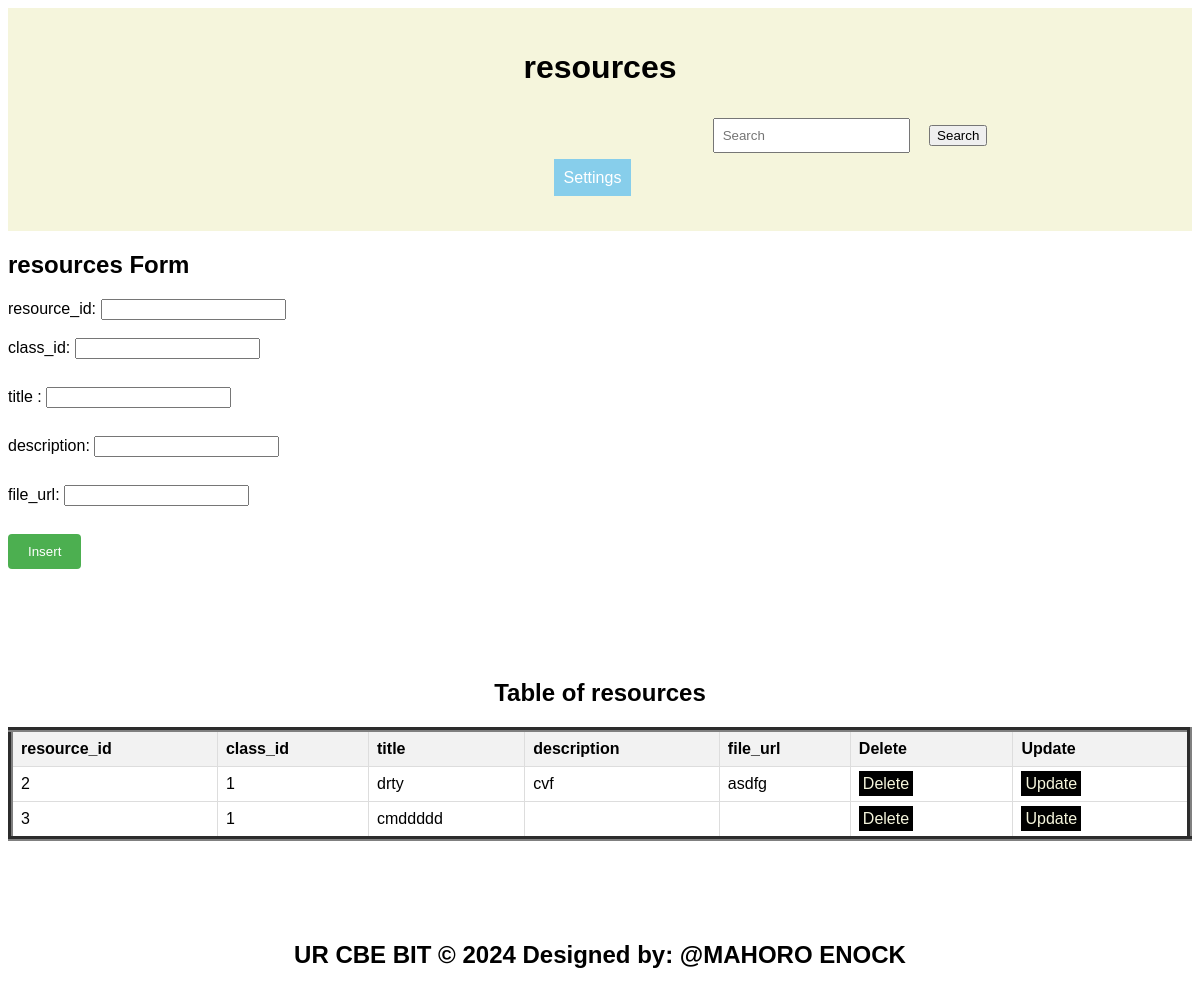
The app's page /resources.php with its own data.
### tables this page shows
CREATE TABLE `resources` (
  `resource_id` int(11) NOT NULL,
  `class_id` int(11) DEFAULT NULL,
  `title` varchar(255) NOT NULL,
  `description` text DEFAULT NULL,
  `file_url` varchar(255) DEFAULT NULL
);

### resources.php (the view, shortened to what this page needs)
<!DOCTYPE html>
<html lang="en">
<head>
  <link rel="stylesheet" type="text/css" href="style.css" title="style 1" media="screen, tv, projection, handheld, print"/>
  </head>
  <header>
<body style="background-image: url('./image/carpool.jpg'); background-repeat: no-repeat; background-size: cover;">
  <header>
    <h1>resources</h1>
  </header>
  <form class="d-flex" role="search" action="search.php">
      <input class="form-control me-2" type="search" placeholder="Search" aria-label="Search" name="query">
      <button class="btn btn-outline-success" type="submit">Search</button>
    </form>
  <ul style="list-style-type: none; padding: 0;">
    <li style="display: inline; margin-right: 10px;">
    <li class="dropdown" style="display: inline; margin-right: 10px;">
      <a href="#" style="padding: 10px; color: white; background-color: skyblue; text-decoration: none; margin-right: 15px;">Settings</a>
    </li><br><br>
  </ul>
  </header>
  <section>
    <h1>resources Form</h1>
    <form method="post">
      <label for="resource_id">resource_id:</label>
      <input type="number" id="id" name="id"><br><br>
      <label for="class_id">class_id:</label>
      <input type="text" id="class_id" name="class_id" required><br><br>
      <label for="title">title :</label>
      <input type="text" id="title" name="title" required><br><br>
      <label for="description">description:</label>
      <input type="text" id="description" name="description" required><br><br>
      <label for="file_url">file_url:</label>
      <input type="text" id="file_url" name="file_url" required><br><br>
      <input type="submit" name="add" value="Insert">
    </form>
    <?php
    include('database_connection.php');
    $sql = "SELECT * FROM resources";
    $result = $connection->query($sql);
    ?>
    <center><h2>Table of resources</h2></center>
    <table border="5">
      <tr>
        <th>resource_id</th>
        <th>class_id</th>
        <th>title </th>
        <th>description</th>
        <th>file_url</th>
        <th>Delete</th>
        <th>Update</th>
      </tr>
      <?php
      if ($result->num_rows > 0) {
          while ($row = $result->fetch_assoc()) {
              $resource_id = $row['resource_id'];
              echo "<tr>
                  <td>" . $row['resource_id'] . "</td>
                  <td>" . $row['class_id'] . "</td>
                  <td>" . $row['title'] . "</td>
                  <td>" . $row['description'] . "</td>
                  <td>" . $row['file_url'] . "</td>
                  <td><a style='padding:4px' href='delete_resources.php?resource_id=$resource_id'>Delete</a></td>
                  <td><a style='padding:4px' href='update_resources.php?resource_id=$resource_id'>Update</a></td>
              </tr>";
          }
      } else {
          echo "<tr><td colspan='7'>No data found</td></tr>";
      }
      ?>
    </table>
  </section>
  <footer>
    <center>
      <b><h2>UR CBE BIT &copy; 2024 Designed by: @MAHORO ENOCK</h2></b>
    </center>
  </footer>
</body>
</html>

### style.css (style rules this page uses)
body { font-family: Arial, sans-serif; }
center { margin-top: 100px; }
input[type="text"], input[type="password"], input[type="submit"] { margin-bottom: 10px; }
input[type="submit"] { background-color: #4CAF50; color: white; padding: 10px 20px; border: none; border-radius: 4px; cursor: pointer; }

### resources.php (style rules this page uses)
a { padding: 10px; color: white; background-color:black; text-decoration: none; margin-right: 15px; }
a:link { color: beige; }
button.btn { margin-left: 15px; margin-top: 4px; }
input.form-control { margin-left: 500px; padding: 8px; }
table { width: 100%; border-collapse: collapse; }
th, td { border: 1px solid #ddd; padding: 8px; text-align: left; }
th { background-color: #f2f2f2; }
header { background-color: beige; padding: 10px; text-align: center; }
.dropdown { position: relative; display: inline; margin-right: 10px; }

### records on screen
resources: resource_id "2", class "1", title "drty", description "cvf", file_url "asdfg"
resources: resource_id "3", class "1", title "cmddddd"
